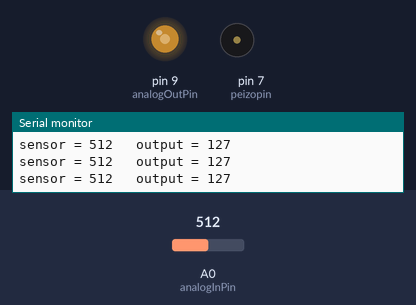
Bench run of a sketch on a simulated Arduino Uno, built with avr-gcc and run on an emulated ATmega328P. Shown: output pins drawn as LEDs (lit = HIGH), buzzer (waves = sounding), the last lines printed to the serial monitor. The inputs (shaded band) are chosen by the test bench; at power-on: A0 (analogInPin) = 512.

Above: at 1.3 s.
1.4 s: A0 (analogInPin) set to 45
At 2.7 s:
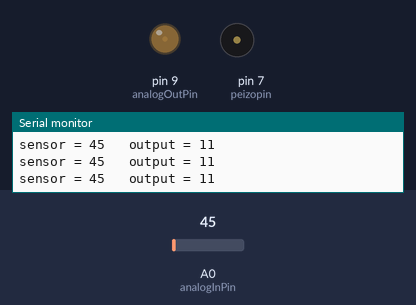
3.0 s: A0 (analogInPin) set to 36
At 3.6 s:
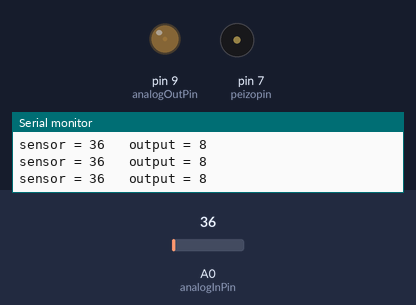
6.0 s: A0 (analogInPin) set to 316
At 6.8 s:
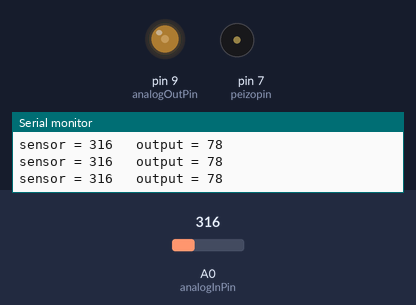
9.0 s: A0 (analogInPin) set to 343
At 9.33 s:
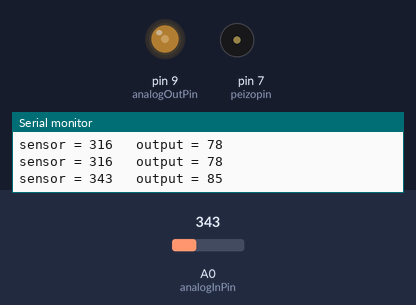
12.0 s: A0 (analogInPin) set to 0
At 13.2 s:
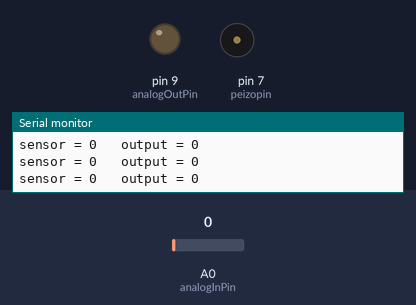
13.5 s: A0 (analogInPin) set to 8
At 14.9 s:
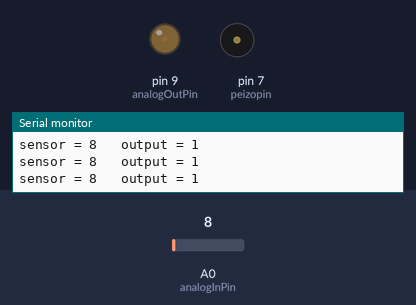
16.5 s: A0 (analogInPin) set to 11
Timing chart, 0 to 19.5 s (numbered marks = the images above; inputs shaded):
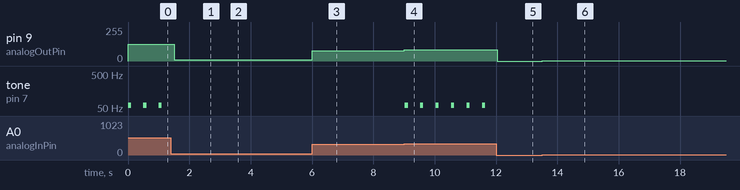

The sketch:

AnalogInOutSerial.ino
```cpp
const int analogInPin = A0;
const int analogOutPin = 9;

int sensorValue = 0;
int outputValue = 0;
int peizopin = 7;
void setup() {

  Serial.begin(9600);
}

void loop() {
  sensorValue = analogRead(analogInPin);

  outputValue = map(sensorValue, 0, 1023, 0, 255);

  analogWrite(analogOutPin, outputValue);


  Serial.print("sensor = ");
  Serial.print(sensorValue);
  Serial.print("\t output = ");
  Serial.println(outputValue);
 if(outputValue>80)
 {
   tone(peizopin,60,100);
   delay(500);
 }


  delay(2);
}
```

Measured:
- the behaviour switches between 324 and 325 on A0 (analogInPin) (found by bisection; images 3 and 4)
- after the input at 1.4 s, pin 9 (analogOutPin): 127/255 → 11/255 after 0.11 s; tone on pin 7 (peizopin): stops changing and stays silent
- after the input at 3.0 s, pin 9 (analogOutPin): 11/255 → 8/255 at once
- after the input at 6.0 s, pin 9 (analogOutPin): 8/255 → 78/255 at once
- after the input at 9.0 s, pin 9 (analogOutPin): 78/255 → 85/255 at once; tone on pin 7 (peizopin): alternates 60 Hz for 0.10 s and silent for 0.40 s, starting at once
- after the input at 12.0 s, pin 9 (analogOutPin): 85/255 → 0/255 after 0.05 s; tone on pin 7 (peizopin): stops changing and stays silent
- after the input at 13.5 s, pin 9 (analogOutPin): 0/255 → 1/255 at once
- after the input at 16.5 s, pin 9 (analogOutPin): 1/255 → 2/255 at once
